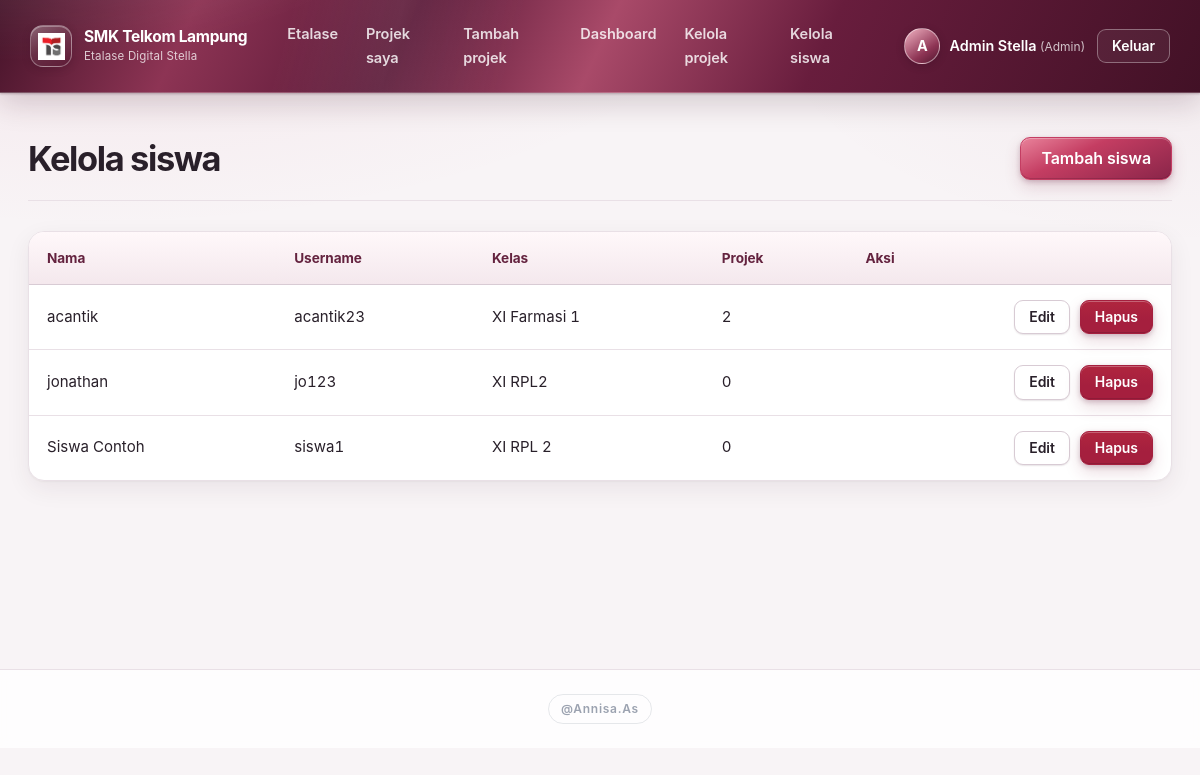
Page /admin/siswa.php (signed in) on the committed database.
### tables this page shows
CREATE TABLE `users` (
  `id` int(11) NOT NULL,
  `nama` varchar(100) NOT NULL,
  `username` varchar(50) NOT NULL,
  `password` varchar(255) NOT NULL,
  `role` enum('super_admin','admin','siswa') NOT NULL DEFAULT 'siswa',
  `kelas` varchar(20) DEFAULT NULL,
  `created_at` timestamp NOT NULL DEFAULT current_timestamp(),
  `foto_profil` varchar(255) DEFAULT NULL
);

### config/helper.php (called while the page is built, shortened)
<?php
require_once __DIR__ . '/koneksi.php';
function e($teks) {
    return htmlspecialchars((string)$teks, ENT_QUOTES, 'UTF-8');
}
function db_persiapkan($sql, $tipe, $param) {
    global $koneksi;
    $stmt = mysqli_prepare($koneksi, $sql);
    return $stmt;
}
function db_semua($sql, $tipe = '', $param = []) {
    $stmt = db_persiapkan($sql, $tipe, $param);
    if (!mysqli_stmt_execute($stmt)) {
        $error = mysqli_stmt_error($stmt);
        mysqli_stmt_close($stmt);
        throw new RuntimeException('Query database gagal dijalankan: ' . $error);
    }
    $hasil = mysqli_stmt_get_result($stmt);
    $baris = $hasil ? mysqli_fetch_all($hasil, MYSQLI_ASSOC) : [];
    return $baris;
}

### admin/siswa.php (the view, shortened to what this page needs)
<?php
require __DIR__ . '/../config/helper.php';
$daftar = db_semua(
    "SELECT u.id, u.nama, u.username, u.kelas, COUNT(p.id) AS jml_projek
       FROM users u LEFT JOIN projek p ON p.user_id = u.id
      WHERE u.role = 'siswa'
      GROUP BY u.id, u.nama, u.username, u.kelas
      ORDER BY u.nama"
);
require __DIR__ . '/../includes/header.php';
?>
<div class="judul-halaman">
    <h1>Kelola siswa</h1>
    <a class="tombol" href="<?= BASE_URL ?>/admin/siswa_form.php">Tambah siswa</a>
</div>
<?php if (!$daftar): ?>
    <div class="kosong"><p>Belum ada data siswa. Tambahkan siswa agar mereka bisa masuk.</p></div>
<?php else: ?>
<div class="tabel-bungkus">
<table class="tabel">
    <thead><tr><th>Nama</th><th>Username</th><th>Kelas</th><th>Projek</th><th>Aksi</th></tr></thead>
    <tbody>
    <?php foreach ($daftar as $s): ?>
        <tr>
            <td><?= e($s['nama']) ?></td>
            <td><?= e($s['username']) ?></td>
            <td><?= e($s['kelas'] ?: '-') ?></td>
            <td><?= (int)$s['jml_projek'] ?></td>
            <td class="aksi">
                <a class="tombol tombol-kecil tombol-garis" href="<?= BASE_URL ?>/admin/siswa_form.php?id=<?= (int)$s['id'] ?>">Edit</a>
                <form method="post" action="<?= BASE_URL ?>/admin/siswa_hapus.php" class="form-inline"
                      data-konfirm="Hapus siswa ini beserta semua projeknya?">
                    <button type="submit" class="tombol tombol-kecil tombol-bahaya">Hapus</button>
                </form>
            </td>
        </tr>
    <?php endforeach; ?>
    </tbody>
</table>
</div>
<?php endif; ?>
<?php require __DIR__ . '/../includes/footer.php'; ?>

### assets/css/base.css (style rules this page uses)
:root { --langit: #ffffff; --langit-2: #fff0f4; --bintang: #c43d62; --bintang-gelap: #641b38; --bintang-terang: #ed7894; --burgundy-metal: linear-gradient(115deg, #451329 0%, #8d3454 16%, #5a1837 34%, #a94a69 50%, #681d3d 68%, #421126 100%); --kertas: #f8f4f6; --permukaan: #ffffff; --teks: #29202a; --teks-lembut: #746a76; --garis: #e9e0e6; --garis-tegas: #d8cbd4; --bahaya: #a51f3e; --radius: 16px; --radius-kecil: 10px; --bayangan-kecil: 0 1px 2px rgba(53, 18, 38, 0.07), 0 1px 1px rgba(53, 18, 38, 0.04); --bayangan: 0 1px 2px rgba(53, 18, 38, 0.04), 0 8px 24px rgba(53, 18, 38, 0.07); --bayangan-besar: 0 2px 4px rgba(53, 18, 38, 0.04), 0 18px 44px rgba(53, 18, 38, 0.12); --ease: cubic-bezier(0.2, 0.7, 0.2, 1); }
* { box-sizing: border-box; }
html { -webkit-text-size-adjust: 100%; scroll-behavior: smooth; }
body { margin: 0; font-family: "Inter", system-ui, -apple-system, "Segoe UI", Roboto, "Helvetica Neue", Arial, sans-serif; font-size: 16px; line-height: 1.65; background: radial-gradient(ellipse 60rem 26rem at 8% -4rem, rgba(196, 61, 98, 0.09), transparent 70%), radial-gradient(ellipse 40rem 22rem at 100% 0, rgba(141, 52, 84, 0.055), transparent 70%), var(--kertas); background-attachment: fixed; color: var(--teks); -webkit-font-smoothing: antialiased; -moz-osx-font-smoothing: grayscale; text-rendering: optimizeLegibility; }
a { color: var(--bintang-gelap); text-decoration-color: rgba(100, 27, 56, 0.3); text-underline-offset: 3px; transition: color 160ms var(--ease), text-decoration-color 160ms var(--ease); }
h1, h2, h3 { color: var(--teks); text-wrap: balance; }
h1 { font-size: clamp(1.7rem, 3vw, 2.15rem); font-weight: 750; letter-spacing: -0.04em; margin: 0; line-height: 1.15; }
.judul-halaman { display: flex; flex-wrap: wrap; align-items: center; justify-content: space-between; gap: 16px; margin-bottom: 30px; padding-bottom: 20px; border-bottom: 1px solid var(--garis); }
.tombol { display: inline-flex; align-items: center; justify-content: center; gap: 8px; border: 1px solid var(--bintang); background: linear-gradient(155deg, #e9839b 0%, #c43d62 38%, #8a2549 100%); color: #fff; font: inherit; font-weight: 620; letter-spacing: -0.005em; line-height: 1.3; padding: 10px 20px; border-radius: var(--radius-kecil); text-decoration: none; cursor: pointer; box-shadow: inset 0 1px 0 rgba(255, 255, 255, 0.28), inset 0 -1px 0 rgba(53, 10, 30, 0.2), 0 2px 5px rgba(83, 20, 48, 0.22), 0 7px 16px rgba(133, 33, 68, 0.17); transition: background 160ms var(--ease), border-color 160ms var(--ease), box-shadow 200ms var(--ease), transform 160ms var(--ease), color 160ms var(--ease); }
.tombol-garis { background: var(--permukaan); color: var(--teks); border-color: var(--garis-tegas); box-shadow: var(--bayangan-kecil); }
.tombol-bahaya { background: linear-gradient(180deg, #b72a3f -40%, var(--bahaya) 60%); border-color: var(--bahaya); color: #fff; }
.tombol-kecil { padding: 7px 14px; font-size: 0.875rem; border-radius: 9px; }
.form-inline { display: inline; margin: 0; }

### assets/css/tabel.css (style rules this page uses)
.tabel-bungkus { overflow-x: auto; background: var(--permukaan); border: 1px solid var(--garis); border-radius: var(--radius); box-shadow: var(--bayangan); -webkit-overflow-scrolling: touch; }
.tabel { width: 100%; border-collapse: collapse; min-width: 560px; }
.tabel th, .tabel td { text-align: left; padding: 15px 18px; border-bottom: 1px solid var(--garis); vertical-align: middle; }
.tabel th { background: linear-gradient(180deg, #fff8fa, #f4e8ed); border-bottom: 1px solid var(--garis-tegas); font-size: 0.85rem; font-weight: 650; letter-spacing: -0.005em; color: #64233f; white-space: nowrap; }
.tabel td { font-size: 0.94rem; font-variant-numeric: tabular-nums; }
.tabel tbody tr { transition: background-color 160ms var(--ease); }
.tabel tr:last-child td { border-bottom: 0; }
.tabel .aksi { white-space: nowrap; text-align: right; }
.tabel .aksi > * { margin-right: 6px; }
.tabel .aksi > *:last-child { margin-right: 0; }

### rows in the picture
users: nama "acantik", username "acantik23", kelas "XI Farmasi 1", jml_projek "2"
users: nama "jonathan", username "jo123", kelas "XI RPL2", jml_projek "0"
users: nama "Siswa Contoh", username "siswa1", kelas "XI RPL 2", jml_projek "0"

### other values in the picture
mb_strtoupper(mb_substr($u['nama'], 0, 1)) "A"
$u['nama'] "Admin Stella"
label_role($u['role']) "Admin"
